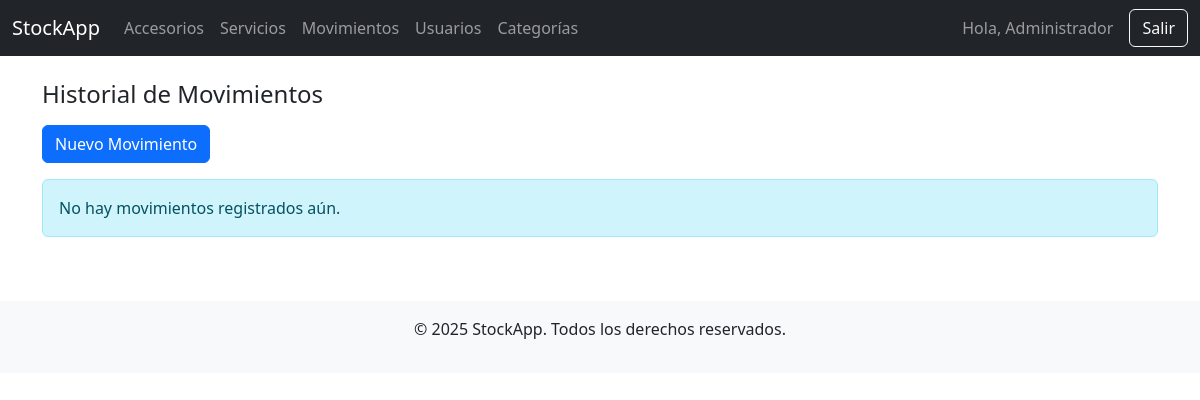
Before: /movimientos/historial2.php (signed in) with the older database file.
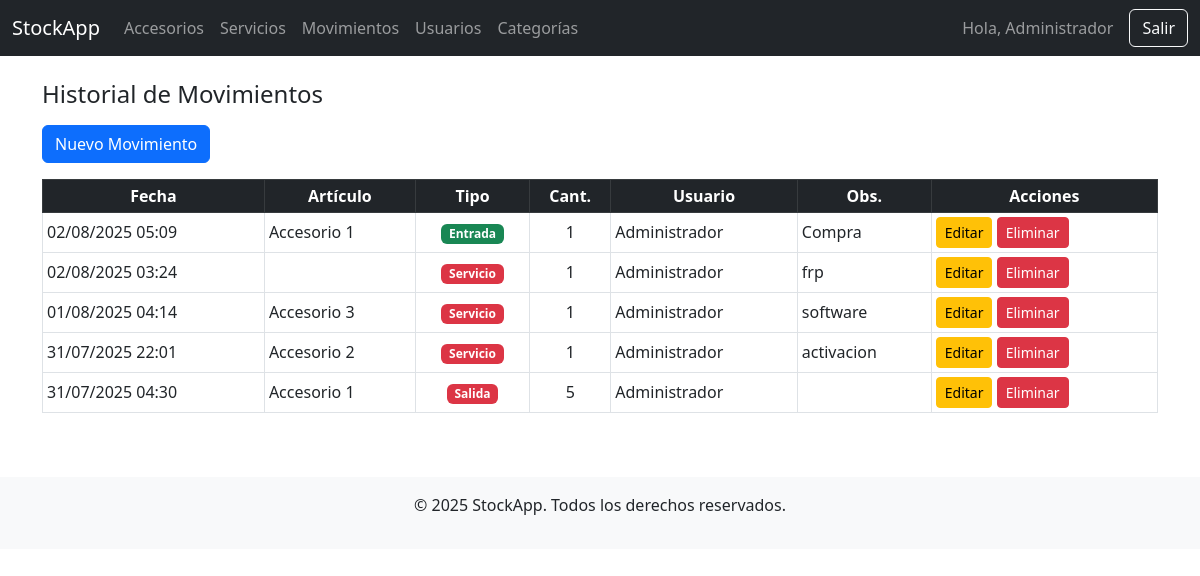
After: the same page with the newer database file.
### tables this page shows
CREATE TABLE `movimientos` (
  `id` int(11) NOT NULL,
  `usuario_id` int(11) DEFAULT NULL,
  `tipo` enum('entrada','salida','servicio') NOT NULL,
  `sector` enum('accesorio','servicio') NOT NULL,
  `item_id` int(11) NOT NULL,
  `cantidad` int(11) NOT NULL,
  `total` decimal(10,2) NOT NULL,
  `observacion` text DEFAULT NULL,
  `activo` tinyint(1) DEFAULT 1,
  `creado_en` timestamp NOT NULL DEFAULT current_timestamp()
);

CREATE TABLE `accesorios` (
  `id` int(11) NOT NULL,
  `nombre` varchar(100) NOT NULL,
  `descripcion` text DEFAULT NULL,
  `marca` varchar(100) DEFAULT NULL,
  `modelo` varchar(100) DEFAULT NULL,
  `categoria_id` int(11) DEFAULT NULL,
  `stock_actual` int(11) DEFAULT 0,
  `stock_minimo` int(11) DEFAULT 0,
  `precio_compra` decimal(10,2) DEFAULT 0.00,
  `precio_venta` decimal(10,2) DEFAULT 0.00,
  `ubicacion` varchar(100) DEFAULT NULL,
  `activo` tinyint(1) DEFAULT 1,
  `creado_en` timestamp NOT NULL DEFAULT current_timestamp(),
  `actualizado_en` timestamp NOT NULL DEFAULT current_timestamp() ON UPDATE current_timestamp()
);

CREATE TABLE `usuarios` (
  `id` int(11) NOT NULL,
  `nombre` varchar(100) NOT NULL,
  `email` varchar(100) NOT NULL,
  `password` varchar(255) NOT NULL,
  `rol` enum('admin','empleado') DEFAULT 'empleado',
  `activo` tinyint(1) DEFAULT 1,
  `creado_en` timestamp NOT NULL DEFAULT current_timestamp()
);

### movimientos/historial2.php (the view, shortened to what this page needs)
<?php
require_once '../config/database.php';
include '../includes/header.php';
include '../includes/navbar.php';
$stmt = $pdo->query("SELECT m.*, a.nombre AS accesorio, u.nombre AS usuario
                     FROM movimientos m
                     LEFT JOIN accesorios a ON m.item_id = a.id
                     LEFT JOIN usuarios u ON m.usuario_id = u.id
                     ORDER BY m.creado_en DESC");
$movimientos = $stmt->fetchAll();
?>
<div class="container mt-4">
    <h4 class="mb-3">Historial de Movimientos</h4>
    <a href="registrar.php" class="btn btn-primary mb-3">Nuevo Movimiento</a>
    <?php if (count($movimientos) > 0): ?>
        <div class="table-responsive">
            <table class="table table-sm table-bordered align-middle">
                <thead class="table-dark">
                    <tr class="text-center">
                        <th>Fecha</th>
                        <th>Artículo</th>
                        <th>Tipo</th>
                        <th>Cant.</th>
                        <th>Usuario</th>
                        <th>Obs.</th>
                        <th>Acciones</th>
                    </tr>
                </thead>
                <tbody>
                    <?php foreach ($movimientos as $m): ?>
                        <tr>
                            <td><?= date('d/m/Y H:i', strtotime($m['creado_en'])) ?></td>
                            <td class="text-wrap"><?= htmlspecialchars($m['accesorio']) ?></td>
                            <td class="text-center">
                                <span class="badge bg-<?= $m['tipo'] === 'entrada' ? 'success' : 'danger' ?>">
                                    <?= ucfirst($m['tipo']) ?>
                                </span>
                            </td>
                            <td class="text-center"><?= $m['cantidad'] ?></td>
                            <td class="text-wrap"><?= htmlspecialchars($m['usuario'] ?? '-') ?></td>
                            <td class="text-wrap"><?= htmlspecialchars($m['observacion']) ?></td>
                            <td>
                                <a href="editar.php?id=<?= $m['id'] ?>" class="btn btn-sm btn-warning">Editar</a>
                                <a href="eliminar.php?id=<?= $m['id'] ?>" class="btn btn-sm btn-danger" onclick="return confirm('¿Estás seguro de eliminar este movimiento?');">Eliminar</a>
                            </td>
                        </tr>
                    <?php endforeach; ?>
                </tbody>
            </table>
        </div>
    <?php else: ?>
        <div class="alert alert-info">No hay movimientos registrados aún.</div>
    <?php endif; ?>
</div>
<?php include '../includes/footer.php'; ?>

Changed rows visible on the page:
added movimientos: creado_en "02/08/2025 05:09", accesorios.nombre "Accesorio 1", tipo "Entrada", cantidad "1", usuario.nombre "Administrador", observacion "Compra"
added movimientos: creado_en "02/08/2025 03:24", tipo "Servicio", cantidad "1", usuario.nombre "Administrador", observacion "frp"
added movimientos: creado_en "01/08/2025 04:14", accesorios.nombre "Accesorio 3", tipo "Servicio", cantidad "1", usuario.nombre "Administrador", observacion "software"
added movimientos: creado_en "31/07/2025 22:01", accesorios.nombre "Accesorio 2", tipo "Servicio", cantidad "1", usuario.nombre "Administrador", observacion "activacion"
added movimientos: creado_en "31/07/2025 04:30", accesorios.nombre "Accesorio 1", tipo "Salida", cantidad "5", usuario.nombre "Administrador"
Other visible differences:
text no longer shown: "No hay movimientos registrados aún."
text now shown: "Fecha Artículo Tipo Cant. Usuario Obs. Acciones"
